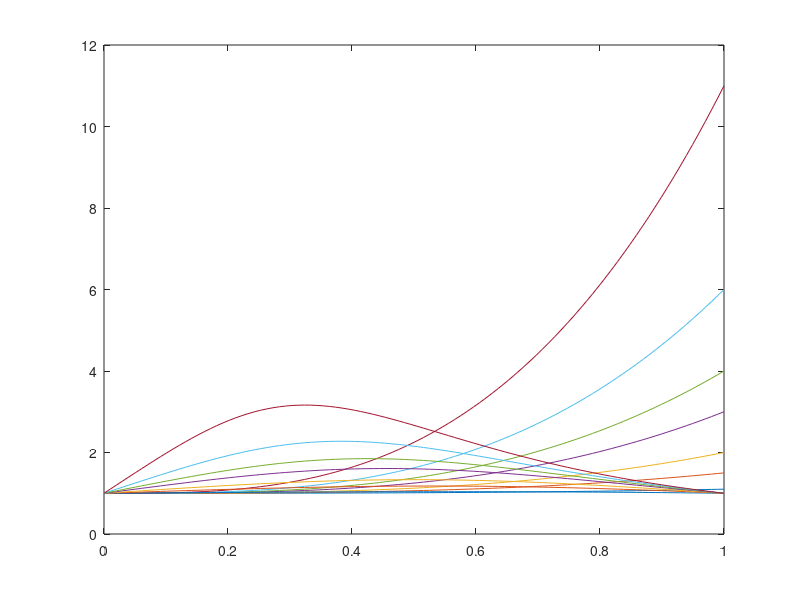

Reproduce this figure in MATLAB.
%  NOM DE LA FONCTION  courte description  
%------------------------------------------------------------------------------- 
% fichier : nom_du_fichier -> nom_fonction_principale, nom_fonction_locale 1,... 
% 
% 
% fonction Matlab 5 : 
% 
% description de la fonction sur quelques lignes  
%  
% syntaxe :  
%   function .... 
%  
% entrees :  
%  
%  
% sorties :  
%  
%  
% fonction ecrite par xxxxxxx , poste XX-XX  
% version  3.1  du  18/11/2005  
%  
%@auto@   Help genere automatiquement  
%  
% liste des modifications :  
%   * XX/XX/20XX -> commentaires  
%  
%-------------------------------------------------------------------------------  
%  
xdep = linspace(0,1);
incr = [0.1,0.5,1,2,3,5,10]';
vx=ones(size(xdep));
vi =ones(size(incr));
xdep = vi*xdep;
incr = incr*vx;
hitb =  (1 + incr .* max(0,min(1,abs(xdep))) .^ 3);
aitb = (incr.*xdep+1) ./hitb;
figure(19);plot(xdep',hitb',xdep',aitb')
